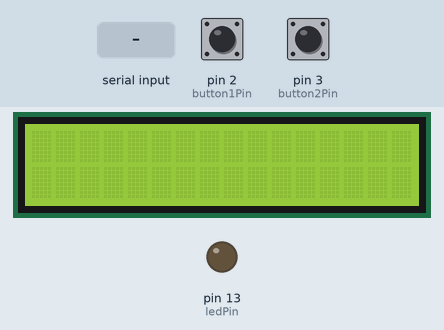
Simulated run of this sketch. Board: Arduino Uno, built with avr-gcc and run on an emulated ATmega328P. Shown: 16×2 character LCD, output pins drawn as LEDs (lit = HIGH). Inputs (shaded band) come from the test bench; at power-on: pin 2 (button1Pin) HIGH, pin 3 (button2Pin) HIGH. What the sketch prints to the serial monitor is not drawn.

Above: at 1.2 s.
1.3 s: "!" received over Serial
At 1.8 s:
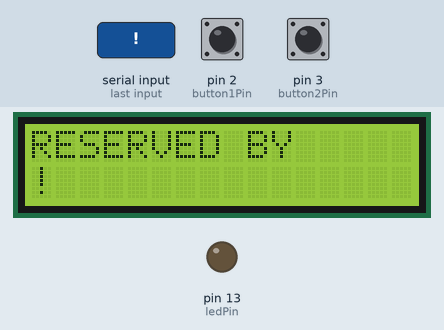
2.8 s: pin 2 (button1Pin) pulled LOW for 0.15 s
At 4.0 s:
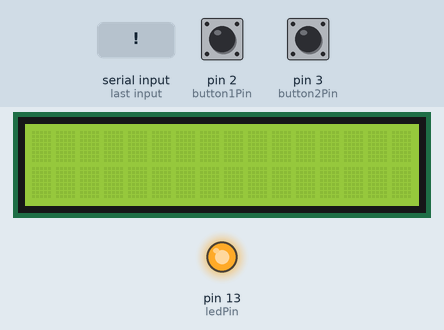
4.4 s: pin 3 (button2Pin) pulled LOW for 0.15 s
At 5.1 s:
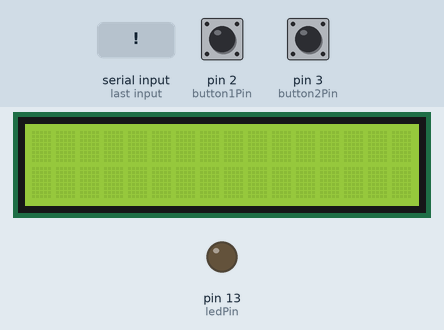
6.0 s: pin 2 (button1Pin) pulled LOW for 1 s
At 6.4 s:
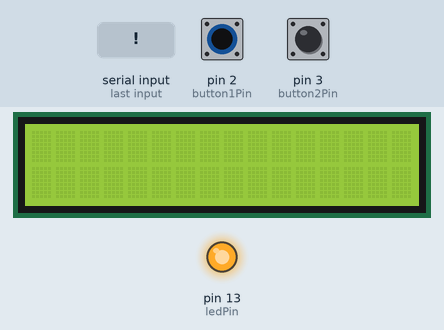
8.5 s: pin 3 (button2Pin) pulled LOW for 1 s
At 9.5 s:
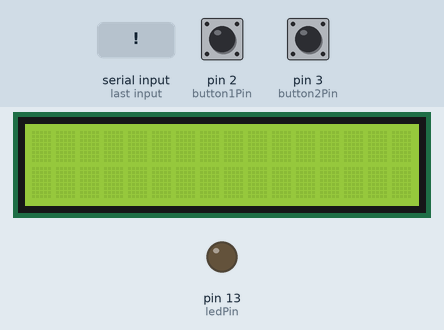
Timing chart, 0 to 11.5 s (numbered marks = the images above; inputs shaded):
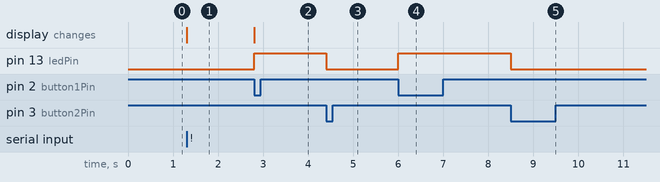

The sketch:

occupany.ino
```cpp
#include <LiquidCrystal.h>

// First we'll set up constants for the pin numbers.
// This will make it easier to follow the code below.

const int button1Pin = 2;  // pushbutton 1 pin
const int button2Pin = 3;  // pushbutton 2 pin
const int ledPin =  13;    // LED pin
String inputString = "";
boolean stringComplete = false;

LiquidCrystal lcd(12,11,7,6,5,4);

void setup()
{
  // Setup LCD
  lcd.begin(16, 2);
  lcd.clear();

  // Set up the pushbutton pins to be an input:
  pinMode(button1Pin, INPUT);
  pinMode(button2Pin, INPUT);

  // Set up the LED pin to be an output:
  pinMode(ledPin, OUTPUT);

  // Setup write to port
  Serial.begin(9600);
}

void loop()
{
  int button1State, button2State;  // variables to hold the pushbutton states

  button1State = digitalRead(button1Pin);
  button2State = digitalRead(button2Pin);

  if (stringComplete)
  {
    lcd.clear();
    lcd.print("RESERVED BY ");
    lcd.setCursor(0,1);
    lcd.print(inputString);
    inputString = "";
    stringComplete = false;
  }

  if (button1State == LOW)
  {
    digitalWrite(ledPin, HIGH);
    Serial.println("OCCUPIED");
    lcd.clear();
    delay(250);
  }

  if (button2State == LOW)
  {
    digitalWrite(ledPin, LOW);
    Serial.println("VACANT");
    delay(250);
  }

}

void serialEvent()
{
  while (Serial.available())
  {
    char inChar = (char)Serial.read();
    if (inChar == '!')
    {
      stringComplete = true;
    }
    inputString += inChar;
  }
}
```

Measured:
- after the input at 1.3 s, the display: changes at once (image 1)
- after the input at 2.8 s, pin 13 (ledPin): LOW → HIGH at once; the display: changes at once (image 2)
- after the input at 4.4 s, pin 13 (ledPin): HIGH → LOW at once
- after the input at 6.0 s, pin 13 (ledPin): LOW → HIGH at once
- after the input at 8.5 s, pin 13 (ledPin): HIGH → LOW at once
